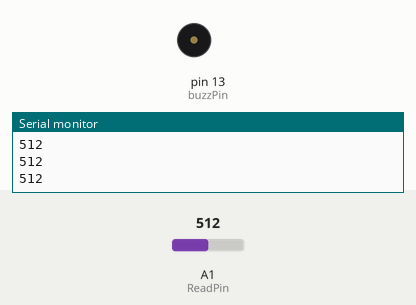
Bench run of a sketch on a simulated Arduino Uno, built with avr-gcc and run on an emulated ATmega328P. Shown: buzzer (waves = sounding, pin HIGH), the last lines printed to the serial monitor. Inputs (shaded band) come from the test bench; at power-on: A1 (ReadPin) = 512.

Above: at 1.2 s.
1.3 s: A1 (ReadPin) set to 994
2.8 s: A1 (ReadPin) set to 1012
At 3.9 s:
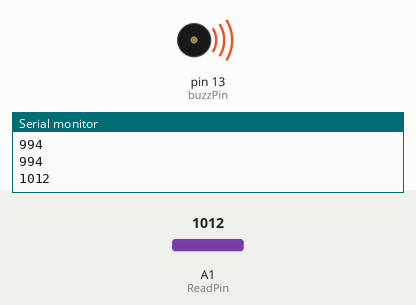
4.3 s: A1 (ReadPin) set to 990
At 4.7 s:
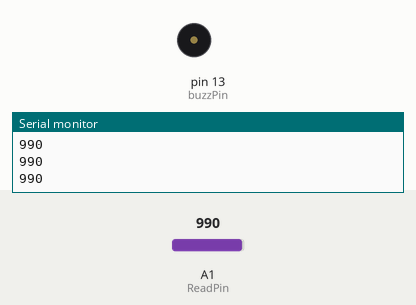
5.8 s: A1 (ReadPin) set to 1010
At 6.2 s:
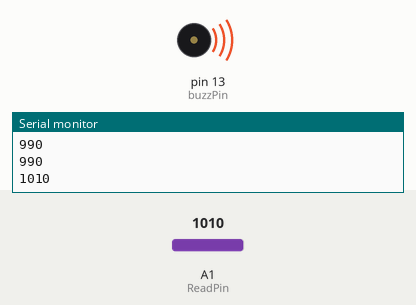
Timing chart, 0 to 8.3 s (numbered marks = the images above; inputs shaded):
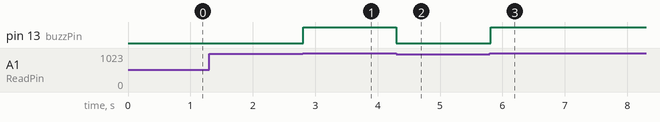

Measured:
- the behaviour switches between 1000 and 1001 on A1 (ReadPin) (found by bisection; images 0 and 1)
- after the input at 2.8 s, pin 13 (buzzPin): LOW → HIGH at once
- after the input at 4.3 s, pin 13 (buzzPin): HIGH → LOW at once
- after the input at 5.8 s, pin 13 (buzzPin): LOW → HIGH at once

The sketch:

Buzzer2.ino
```cpp
//Controlling A Buzzer using a potentiometer
//Active BUZZER

int buzzPin=13;
int timeDelay=1000;
int ReadPin=A1;
int potenVal;


void setup() {
  // put your setup code here, to run once:
  Serial.begin(9600);
  pinMode(buzzPin,OUTPUT);
  pinMode(ReadPin,INPUT);

}

void loop() {
  // put your main code here, to run repeatedly:
  //Getting the value of the voltage on scale of 0-1023
  potenVal=analogRead(ReadPin);
  Serial.println(potenVal);
  while (potenVal>1000){
    digitalWrite(buzzPin,HIGH);
    potenVal=analogRead(ReadPin);
    //delay(timeDelay);
    //digitalWrite(buzzPin,LOW);
    }
  digitalWrite(buzzPin,LOW);

}
```
